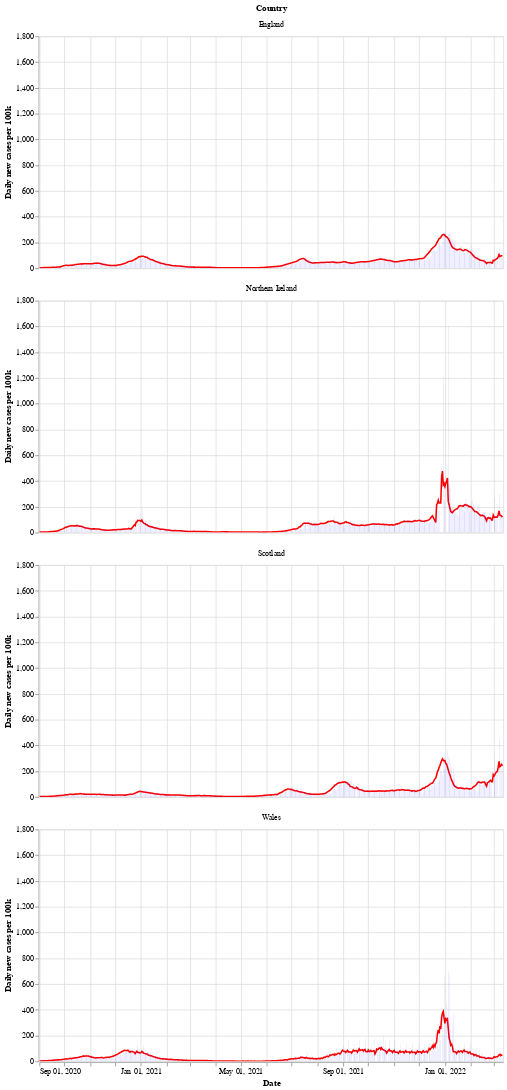

Source (notebook cell):
### Markdown cell above
Next is a bar chart of the number of new cases in each country (per 100k population), with the 7 day moving average of cases. Again we see that Wales saw a longer period of raising and falling cases compared to the other countries.

After a period of cases falling, each nation is now seeing a rise in the number of cases - especially in Wales.

### Code cell
# collapse
bars = alt.Chart(uk_cases).mark_bar().encode(
    x=alt.X("yearmonthdate(date):T", axis=alt.Axis(title='Date')),
    y=alt.Y("newCasesRate:Q", axis=alt.Axis(title='Daily new cases per 100k')),
    tooltip='newCasesRate',
    color=alt.condition(
        alt.datum.dailyChange > 0,
        alt.value("orange"),  # The positive color
        alt.value("blue")  # The negative color
    )
).properties(title='New cases per 100k population with rolling 7 day average', width=600).interactive()
line = alt.Chart(uk_cases).mark_line(
    color='red',
    size=2,
).transform_window(
    rolling_mean='mean(newCasesRate)',
    frame=[0, 7],
    groupby=['areaName']
).encode(
    x='yearmonthdate(date):T',
    y='rolling_mean:Q'
)
alt.layer(line, bars, data=uk_cases).facet(alt.Row('areaName', title='Country'), columns=1)

### Figure 1 — Vega-Lite specification as saved in the notebook (floating-point values rounded to 4 significant figures; data arrays with more than 128 entries replaced by an {"elided": "..."} marker saying what was removed)
{"config": {"view": {"continuousWidth": 400, "continuousHeight": 300}}, "data": {"name": "data-16e602a5623b77099f8550959f72694e"}, "facet": {"type": "nominal", "field": "areaName", "title": "Country"}, "spec": {"layer": [{"mark": {"type": "line", "color": "red", "size": 2}, "encoding": {"x": {"type": "temporal", "field": "date", "timeUnit": "yearmonthdate"}, "y": {"type": "quantitative", "field": "rolling_mean"}}, "transform": [{"window": [{"op": "mean", "field": "newCasesRate", "as": "rolling_mean"}], "frame": [0, 7], "groupby": ["areaName"]}]}, {"mark": "bar", "encoding": {"color": {"condition": {"value": "orange", "test": "(datum.dailyChange > 0)"}, "value": "blue"}, "tooltip": {"type": "quantitative", "field": "newCasesRate"}, "x": {"type": "temporal", "axis": {"title": "Date"}, "field": "date", "timeUnit": "yearmonthdate"}, "y": {"type": "quantitative", "axis": {"title": "Daily new cases per 100k"}, "field": "newCasesRate"}}, "selection": {"selector002": {"type": "interval", "bind": "scales", "encodings": ["x", "y"]}}, "title": "New cases per 100k population with rolling 7 day average", "width": 600}]}, "columns": 1, "$schema": "https://vega.github.io/schema/vega-lite/v4.8.1.json", "datasets": {"data-16e602a5623b77099f8550959f72694e": {"elided": "2228 records"}}}
